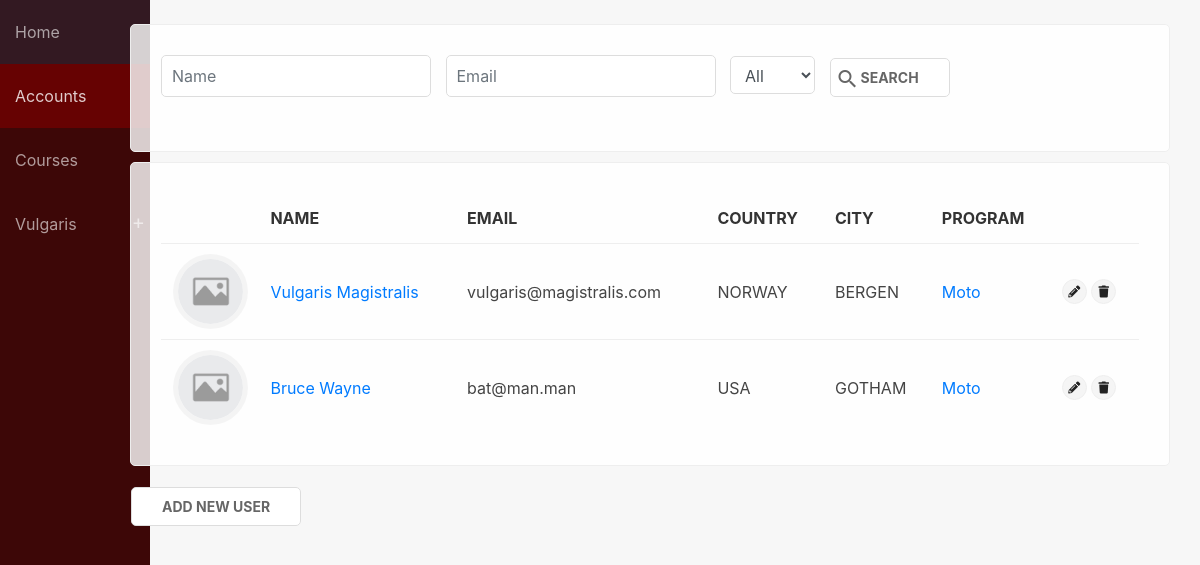
The app's page /students/ (signed in) with its own data.
### drive/models.py (models this page shows, shortened)
class Student(models.Model):
    user = models.OneToOneField(User, on_delete=models.CASCADE, null=True)
    first_name = models.CharField(max_length=100, null=True)
    last_name = models.CharField(max_length=100, null=True)
    email = models.EmailField(max_length=100, null=True)
    permit = models.ForeignKey(Permit, on_delete=models.SET_NULL, null=True)
    country = models.ForeignKey(State, on_delete=models.SET_NULL, null=True)
    city = models.CharField(max_length=100, null=True)
    course = models.ManyToManyField(Course, related_name='course', blank=True)
    course_instructor = models.ManyToManyField(Course, related_name='course_instructor', blank=True)

class State(models.Model):
    name = models.CharField(max_length=100)
    def __str__(self):
        return self.name

class Permit(models.Model):
    name = models.CharField(max_length=150)
    summary = models.TextField(null=True, blank=True)
    def __str__(self):
        return self.name

### drive/views.py (the view)
# urls.py: path('students/', views.students_view, name='students'),
def students_view(request):
    students = Student.objects.all()
    permits = Permit.objects.all()
    if request.method == 'GET':
        p = request.GET.get('permit', '')
        name = request.GET.get('name', '')
        email = request.GET.get('email', '')
        if p != '':
            students = Student.objects.filter(permit=p, first_name__contains=name, email__contains=email)
        else:
            students = Student.objects.filter(first_name__contains=name, email__contains=email)
    if request.user.is_authenticated:
        return render(
            request,
            'students_list.html',
            {'students': students, 'permits': permits},
        )
    else:
        return redirect('login')

### drive/templates/students_list.html (shortened to what this page needs)
{% extends 'base_generic.html' %}
{% block content %}
<div class="container">
    <div class="shadow-box">
    <form class="form-spaced" action="" method="get">
        <label for="name">
            <input class="form-control" placeholder="Name" value="{{ request.GET.name }}" type="text" name="name" id="name">
        </label>
        <label for="email">
            <input class="form-control" placeholder="Email" value="{{ request.GET.email }}" type="email" name="email" id="email">
        </label>
        <label for="permit">
            <select class="form-control" name="permit" id="permit">
                <option value="">All</option>
            </select>
        </label>
        <button type="submit" class="btn btn-primary"><i class="material-icons">search</i>Search</button>
    </form>
    </div>
    <div class="shadow-box">
        {% if students %}
        <table>
            <thead>
                <tr>
                    <th class="d-none d-sm-table-cell"></th>
                    <th>Name</th>
                    <th class="d-none d-sm-table-cell">Email</th>
                    <th class="d-none d-sm-table-cell">Country</th>
                    <th class="d-none d-sm-table-cell">City</th>
                    <th>Program</th>
                    {% if user.is_superuser and user.is_authenticated %}
                    <th></th>
                    {% endif %}
                </tr>
            </thead>
            <tbody>
                {% for s in students %}
                <tr>
                    <td class="d-none d-sm-table-cell text-center"><div class="img-round"><img src="../static/uploads/{% if s.picture %}{{ s.picture }} {% else %}no-img.png {% endif %}" /></div></td>
                    <td><a href="{% url 'student_detail' pk=s.pk %}">{{ s.first_name }} {{ s.last_name }}</a></td>
                    <td class="d-none d-sm-table-cell">{{ s.email }}</td>
                    <td class="d-none d-sm-table-cell text-uppercase">{{ s.country }}</td>
                    <td class="d-none d-sm-table-cell text-uppercase">{{ s.city }}</td>
                    <td><a href="{% url 'permit_single' pk=s.permit.pk %}">{{ s.permit }}</a></td>
                    {% if user.is_superuser and user.is_authenticated %}
                    <td style="max-width: 120px"><a href="{% url 'user_edit' pk=s.pk %}"><span class="label sm-label"><i class="fas fa-pencil-alt"></i></span></a>
                    <span class="with-popup">
                        <a><span class="label sm-label"><i class="fas fa-trash"></i></span></a>
                    </span></td>
                    {% endif %}
                </tr>
                {% endfor %}
            </tbody>
        </table>
        {% else %}
        <p class="text-center"><i class="material-icons">sentiment_satisfied</i><br>No users added</p>
        <p class="text-center lead">Start by <a href="{% url 'user_add' %}">adding a new user</a></p>
        {% endif %}
    </div>
        {% if user.is_authenticated and user.is_superuser and students %}
        <div class="empty-box">
            <a class="btn btn-primary" href="{% url 'user_add' %}">Add new user</a>
        </div>
        {% endif %}
</div>
{% endblock %}

### drive/templates/base_generic.html (shortened to what this page needs)
{% load static %}
<html>
<head>
    <link rel="stylesheet" href="https://use.fontawesome.com/releases/v5.0.12/css/all.css">
    <link rel="stylesheet" href="{% static 'css/bootstrap.min.css' %}">
    <link rel="stylesheet" href="{% static 'css/main.css' %}">
    <link rel="stylesheet" href="{% static 'fonts/fontawesome-all.min.css' %}">
</head>
<body>
    <div class="wrapper">
        <div class="container-fluid">
            <div class="row">
                <div class="no-padding col-md-1 col-sm-4">
                    <header>
                        <nav>
                            {% url 'home' as hom %} {% url 'students' as acc %} {% url 'permits' as prog %} {% url 'login' as log %} {% url 'student_detail' pk=user.student.pk as sd %}
                            <a href="{% url 'home' %}" {% if request.path == hom %} class="active" {% endif %}>Home</a>
                            <a href="{% url 'students' %}" {% if request.path == acc %} class="active" {% endif %}>Accounts</a>
                            <a href="{% url 'permits' %}" {% if request.path == prog %} class="active" {% endif %}>Courses</a>
                            <div>
                                {% if not user.is_authenticated %}
                                <a href="{% url 'login' %}" {% if request.path == log %} class="active" {% endif %}>Login</a> {% else %}
                                <div class="dd">
                                    <a {% if request.path == sd %} class="active" {% endif %}>{{ user.student.first_name }}</a>
                                </div>
                                {% endif %}
                            </div>
                        </nav>
                    </header>
                </div>
                <div class="col-md-11 col-sm-8">
                    <br>
                    {% block content %} {% endblock %}
                </div>
            </div>
        </div>
    </div>
</body>
</html>

### drive/static/css/main.css (style rules this page uses)
* { --main-color: #006992; }
body { display: flex; flex-direction: column; background-color: #f7f7f7; min-height: 100vh; }
.wrapper { flex: 1; }
.no-padding { padding: 0; }
nav { background-color: #3d0707; margin-bottom: 15px; border-bottom: 1px solid #eee; height: 100vh; position: fixed; min-width: 150px; }
nav a { display: block; padding: 20px 15px; color: rgba(255, 255, 255, .6); transition: 100ms ease; }
a.active { color: rgba(255, 255, 255, .8); background-color: #660202; }
.dd::before, .minus::before { content: '+'; position: absolute; right: 0; font-size: 20px; margin-top: 15px; margin-right: 5px; }
.dd { position: relative; cursor: pointer; display: block; color: rgba(255, 255, 255, .6); }
.shadow-box, .card-box, .empty-box { padding: 30px; border-radius: 5px; margin-bottom: 10px; display: block; border: 1px solid #eee; position: relative; background-color: rgba(255, 255, 255, .8); position: relative; overflow: hidden; }
.empty-box { border-color: transparent; background-color: transparent; padding: 10px 0; }
table { width: 100%; }
td, th { padding: 15px 10px; border-top: 1px solid #eee; color: #444; }
th { border: none; color: #333; text-transform: uppercase; }
.form-spaced label { margin-right: 10px; }
.btn { border: none; text-transform: uppercase; font-size: normal; font-weight: bold; border-radius: 4px; position: relative; padding: 6px 20px; padding-left: 30px; }
.label { display: inline-flex; justify-content: center; align-items: center; border-radius: 50px; background-color: #f5f5f5; color: #777; padding: 4px 10px; border: 1px solid #eee; }
.btn-primary, .empty-box a.btn-primary, .empty-box button.btn-primary, input.btn-primary, .btn-third, .btn-danger { border-radius: 5px; background-color: #fff; border: 1px solid #ddd; color: #666; font-size: 14px; box-shadow: none; padding: 8px 30px; background: #fff; }
.img-round { width: 65px; height: 65px; overflow: hidden; display: inline-flex; justify-content: center; align-items: center; border-radius: 100px; box-shadow: 0px 0px 0px 5px rgba(0, 0, 0, 0.04); }
.img-round > img, .thumb > img { max-height: 110%; min-height: 100%; }
.form-control, .form-control[readonly], .input-styled input, .input-styled select { border-radius: 5px; background-color: #fff; width: 100%; padding: 8px 10px; border-color: #ddd; transition: 200ms ease; }
.material-icons, .label .material-icons { position: absolute; left: 0; }
.btn .material-icons { left: 5; }
td { position: relative; }
.with-popup { position: relative; }
.with-popup a { cursor: pointer; }
.sm-label { width: 25px; height: 25px; font-size: 12px; }
td .fas { color: #222; }

### records on screen
Student: first_name "Vulgaris", last_name "Magistralis", email "vulgaris@magistralis.com", country "NORWAY", city "BERGEN", permit "Moto"
Student: first_name "Bruce", last_name "Wayne", email "bat@man.man", country "USA", city "GOTHAM", permit "Moto"

### other values on screen
{{ user.student.first_name }} "Vulgaris"
